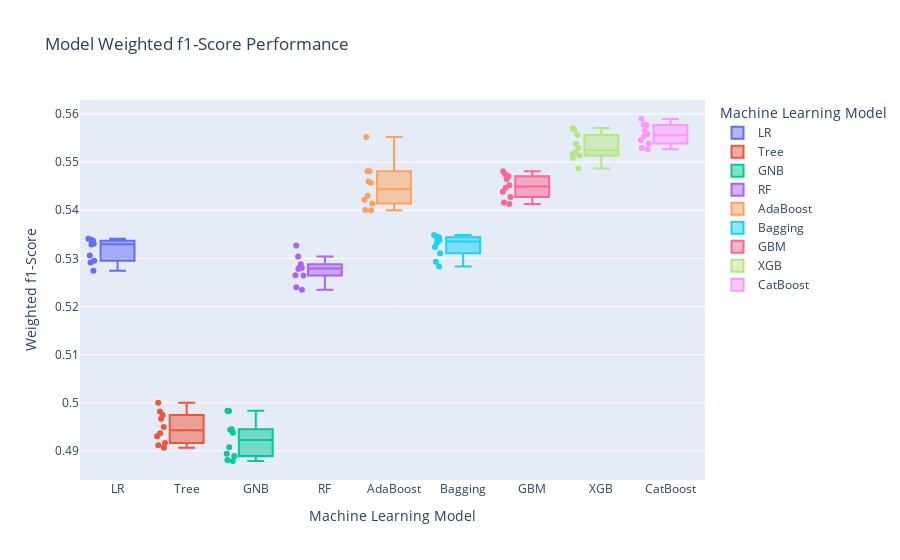

The notebook cell saved with this chart:
### Code cell
results["Model"] = names
results["Accuracy"] = accuracies
results["Weighted F1"] = weighted_f1s

classifmod = pd.DataFrame(results)

fig = px.box(
    classifmod,
    x="Model",
    y="Weighted_F1",
    color="Model",
    points="all",
    labels={"Model": "Machine Learning Model", "Weighted_F1": "Weighted f1-Score"},
    title="Model Weighted f1-Score Performance",
)
fig.show()
fig.write_html("products/plots/model_train_weighted_f1.html")

### Figure 1 — Plotly figure (JSON) as saved in the notebook; plotly's stock layout.template omitted (floating-point values rounded to 4 significant figures)
{"data": [{"alignmentgroup": "True", "boxpoints": "all", "hovertemplate": "Machine Learning Model=%{x}<br>Weighted f1-Score=%{y}<extra></extra>", "legendgroup": "LR", "marker": {"color": "#636efa"}, "name": "LR", "notched": false, "offsetgroup": "LR", "orientation": "v", "showlegend": true, "type": "box", "x": ["LR", "LR", "LR", "LR", "LR", "LR", "LR", "LR", "LR", "LR"], "x0": " ", "xaxis": "x", "y": [0.533, 0.5341, 0.5339, 0.5274, 0.5306, 0.5292, 0.5333, 0.5295, 0.5329, 0.5337], "y0": " ", "yaxis": "y"}, {"alignmentgroup": "True", "boxpoints": "all", "hovertemplate": "Machine Learning Model=%{x}<br>Weighted f1-Score=%{y}<extra></extra>", "legendgroup": "Tree", "marker": {"color": "#EF553B"}, "name": "Tree", "notched": false, "offsetgroup": "Tree", "orientation": "v", "showlegend": true, "type": "box", "x": ["Tree", "Tree", "Tree", "Tree", "Tree", "Tree", "Tree", "Tree", "Tree", "Tree"], "x0": " ", "xaxis": "x", "y": [0.4937, 0.4967, 0.4975, 0.495, 0.4907, 0.4916, 0.4912, 0.4982, 0.493, 0.5], "y0": " ", "yaxis": "y"}, {"alignmentgroup": "True", "boxpoints": "all", "hovertemplate": "Machine Learning Model=%{x}<br>Weighted f1-Score=%{y}<extra></extra>", "legendgroup": "GNB", "marker": {"color": "#00cc96"}, "name": "GNB", "notched": false, "offsetgroup": "GNB", "orientation": "v", "showlegend": true, "type": "box", "x": ["GNB", "GNB", "GNB", "GNB", "GNB", "GNB", "GNB", "GNB", "GNB", "GNB"], "x0": " ", "xaxis": "x", "y": [0.4938, 0.4879, 0.4983, 0.4894, 0.4908, 0.4945, 0.4983, 0.4881, 0.4944, 0.4889], "y0": " ", "yaxis": "y"}, {"alignmentgroup": "True", "boxpoints": "all", "hovertemplate": "Machine Learning Model=%{x}<br>Weighted f1-Score=%{y}<extra></extra>", "legendgroup": "RF", "marker": {"color": "#ab63fa"}, "name": "RF", "notched": false, "offsetgroup": "RF", "orientation": "v", "showlegend": true, "type": "box", "x": ["RF", "RF", "RF", "RF", "RF", "RF", "RF", "RF", "RF", "RF"], "x0": " ", "xaxis": "x", "y": [0.5278, 0.524, 0.5281, 0.5235, 0.5265, 0.5288, 0.5304, 0.5264, 0.528, 0.5327], "y0": " ", "yaxis": "y"}, {"alignmentgroup": "True", "boxpoints": "all", "hovertemplate": "Machine Learning Model=%{x}<br>Weighted f1-Score=%{y}<extra></extra>", "legendgroup": "AdaBoost", "marker": {"color": "#FFA15A"}, "name": "AdaBoost", "notched": false, "offsetgroup": "AdaBoost", "orientation": "v", "showlegend": true, "type": "box", "x": ["AdaBoost", "AdaBoost", "AdaBoost", "AdaBoost", "AdaBoost", "AdaBoost", "AdaBoost", "AdaBoost", "AdaBoost", "AdaBoost"], "x0": " ", "xaxis": "x", "y": [0.5481, 0.5457, 0.546, 0.5414, 0.543, 0.54, 0.5422, 0.5552, 0.5401, 0.5481], "y0": " ", "yaxis": "y"}, {"alignmentgroup": "True", "boxpoints": "all", "hovertemplate": "Machine Learning Model=%{x}<br>Weighted f1-Score=%{y}<extra></extra>", "legendgroup": "Bagging", "marker": {"color": "#19d3f3"}, "name": "Bagging", "notched": false, "offsetgroup": "Bagging", "orientation": "v", "showlegend": true, "type": "box", "x": ["Bagging", "Bagging", "Bagging", "Bagging", "Bagging", "Bagging", "Bagging", "Bagging", "Bagging", "Bagging"], "x0": " ", "xaxis": "x", "y": [0.534, 0.5283, 0.5346, 0.5293, 0.5311, 0.5344, 0.5324, 0.5333, 0.5338, 0.5349], "y0": " ", "yaxis": "y"}, {"alignmentgroup": "True", "boxpoints": "all", "hovertemplate": "Machine Learning Model=%{x}<br>Weighted f1-Score=%{y}<extra></extra>", "legendgroup": "GBM", "marker": {"color": "#FF6692"}, "name": "GBM", "notched": false, "offsetgroup": "GBM", "orientation": "v", "showlegend": true, "type": "box", "x": ["GBM", "GBM", "GBM", "GBM", "GBM", "GBM", "GBM", "GBM", "GBM", "GBM"], "x0": " ", "xaxis": "x", "y": [0.5452, 0.5481, 0.5475, 0.5413, 0.5428, 0.5416, 0.5447, 0.5439, 0.5465, 0.5471], "y0": " ", "yaxis": "y"}, {"alignmentgroup": "True", "boxpoints": "all", "hovertemplate": "Machine Learning Model=%{x}<br>Weighted f1-Score=%{y}<extra></extra>", "legendgroup": "XGB", "marker": {"color": "#B6E880"}, "name": "XGB", "notched": false, "offsetgroup": "XGB", "orientation": "v", "showlegend": true, "type": "box", "x": ["XGB", "XGB", "XGB", "XGB", "XGB", "XGB", "XGB", "XGB", "XGB", "XGB"], "x0": " ", "xaxis": "x", "y": [0.5529, 0.5556, 0.5568, 0.5487, 0.5509, 0.5514, 0.552, 0.5516, 0.5538, 0.5571], "y0": " ", "yaxis": "y"}, {"alignmentgroup": "True", "boxpoints": "all", "hovertemplate": "Machine Learning Model=%{x}<br>Weighted f1-Score=%{y}<extra></extra>", "legendgroup": "CatBoost", "marker": {"color": "#FF97FF"}, "name": "CatBoost", "notched": false, "offsetgroup": "CatBoost", "orientation": "v", "showlegend": true, "type": "box", "x": ["CatBoost", "CatBoost", "CatBoost", "CatBoost", "CatBoost", "CatBoost", "CatBoost", "CatBoost", "CatBoost", "CatBoost"], "x0": " ", "xaxis": "x", "y": [0.5578, 0.5577, 0.5553, 0.5529, 0.5527, 0.5559, 0.5539, 0.5546, 0.5565, 0.559], "y0": " ", "yaxis": "y"}], "layout": {"boxmode": "overlay", "legend": {"title": {"text": "Machine Learning Model"}, "tracegroupgap": 0}, "title": {"text": "Model Weighted f1-Score Performance"}, "xaxis": {"anchor": "y", "categoryarray": ["LR", "Tree", "GNB", "RF", "AdaBoost", "Bagging", "GBM", "XGB", "CatBoost"], "categoryorder": "array", "domain": [0, 1], "title": {"text": "Machine Learning Model"}}, "yaxis": {"anchor": "x", "domain": [0, 1], "title": {"text": "Weighted f1-Score"}}}}
